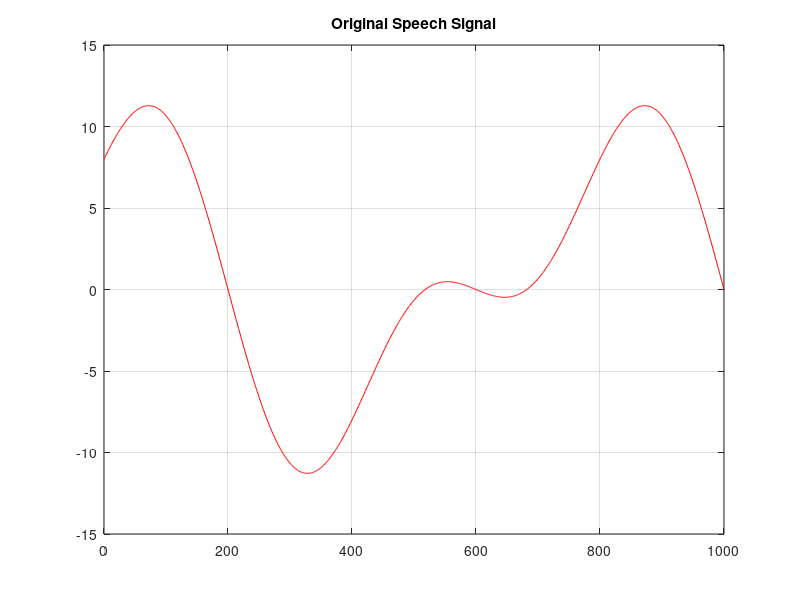
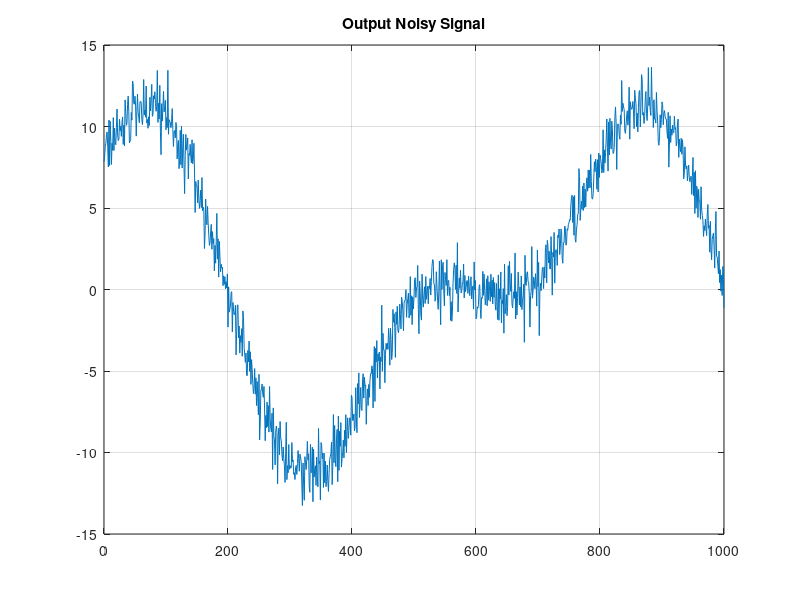
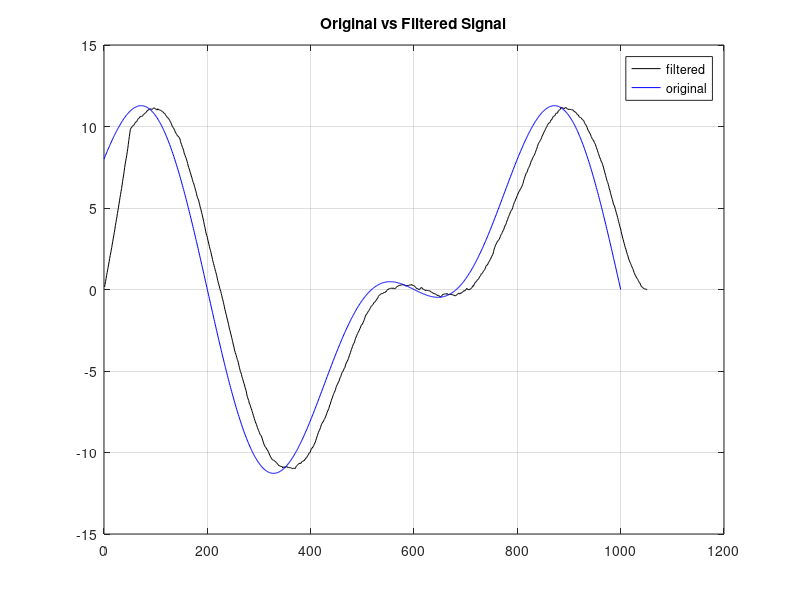
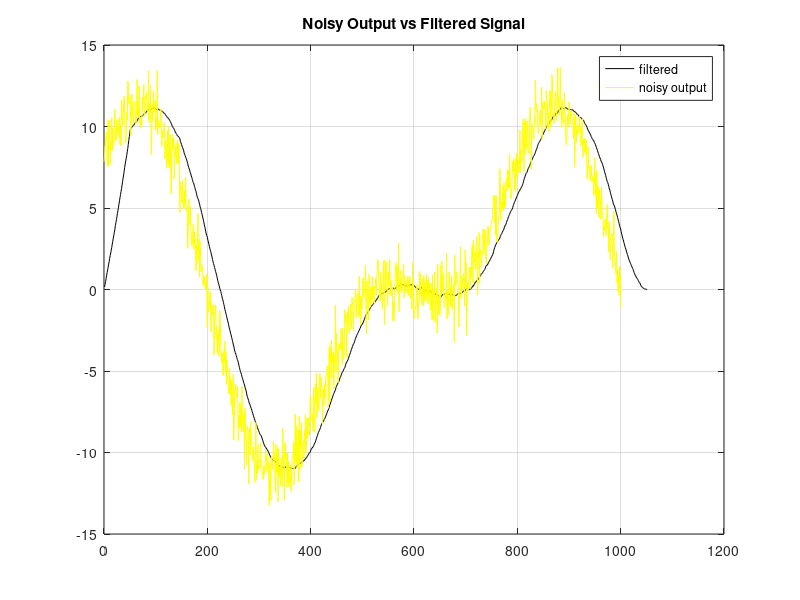

Here is the MATLAB script that generated these plots, in order:
clc
clear
close all
%%

% The input speech signal is s. 
% Defining the speech input

% N is the domain over which we will plot the input signal
N = 0:1:1000;

% A random frequency is picked. The frequency picked
% is low in general, cause when we speak we change the amplitude rapidly 
w0 = pi/200;

% Let us define the input signals s = 5sin(w0n)+8cos(w0n/2) %
s = 5.*sin(w0*N)+8.*cos((w0/2)*N);

% As the signal passes through additive noise channel, some noise gets
% added. Let this noise be random.
g = randn(1,1001);
% The randn does normal distribution and as mentioned in report it will
% gaussian noise

% The output signal is n.
n = s + g;

%% fig 1

% Let us plot original signal to observe input signal
figure(1);
plot(N, s, '-r');
title("Original Speech Signal");
hold on;
grid on;

%% fig 2

% Plotting the output noisy signal as it comes out of the additive noise
% channel
figure(2);
plot(N, n);
title("Output Noisy Signal");
hold on;
grid on;

%% Filtering Signal

% Filtering the signal
% Choosing an arbitrary M value
M = 51;
h = (1/M).*ones(1, M);

% Convolution will give average as explained in report although with a
% linear phase delay 
f3 = conv(h,n,'full');

% Plotting original and filtered signal

figure(3);
plot(f3,'-k');
grid on;
hold on;
plot(N,s,'-b');
legend("filtered","original");
title("Original vs Filtered Signal");


% Plotting filtered and noisy signal

figure(4);
plot(f3,'-k');
grid on;
hold on;
plot(N,n,'-y');
legend("filtered","noisy output");
title("Noisy Output vs Filtered Signal");












